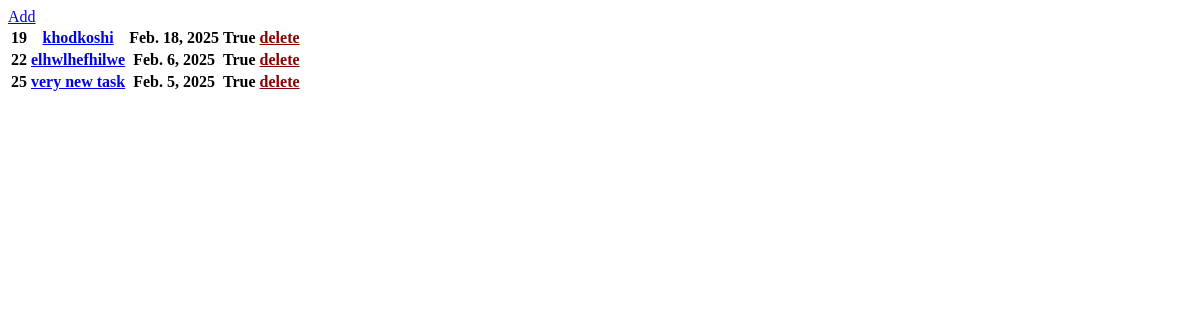
Before: / with the older database file.
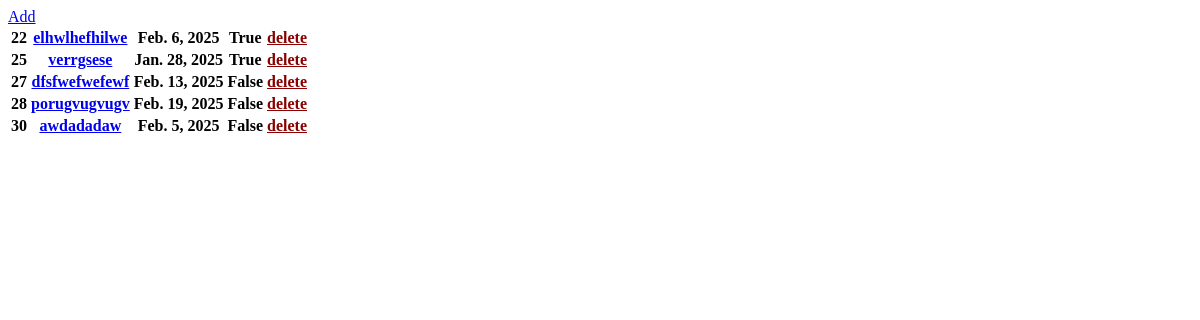
After: the same page with the newer database file.
### Todo/models.py (models this page shows)
class Todo(models.Model):
    name = models.CharField(
        max_length=128,
        default="Unnamed Task",
        validators=[validator_name],
        error_messages={'validators': "Name is too short"}
    )
    checked = models.BooleanField(default=False)
    due_date = models.DateField(default=date.today)
    class Meta:
        verbose_name = "Todo"

### Todo/views.py (the view)
# urls.py: path("", view=todo_home, name="home_todo"),
def todo_home(request):
    context = {
        "todos" : Todo.objects.all(),
        "form" : TaskForm(),
    }
    return render(request , 'index.html' , context=context)

### templates/index.html (shortened to what this page needs)
{% load static %}
<!DOCTYPE html>
<html lang="en">
<head>
</head>
<body>
            <a href="{% url 'create_todo' %}">Add</a>
        <table>
            {% for t in todos %}
                <tr>
                    <th>{{ t.id }}</th>
                    <th><a href="{% url 'update_todo' t.id %}">{{ t.name }}</a></th>
                    <th>{{ t.due_date }}</th>
                    <th>{{ t.checked }}</th>
                    <th><a href="{% url 'delete_todo' t.id %}" style="color: darkred">delete</a></th>
                </tr>
            {% endfor %}
        </table>
</body>
</html>

Changed rows visible on the page:
removed Todo: id "19", name "khodkoshi", due_date "Feb. 18, 2025", checked "True"
changed Todo id 25: name "very new task" → "verrgsese"; due_date "Feb. 5, 2025" → "Jan. 28, 2025"
added Todo: id "27", name "dfsfwefwefewf", due_date "Feb. 13, 2025", checked "False"
added Todo: id "28", name "porugvugvugv", due_date "Feb. 19, 2025", checked "False"
added Todo: id "30", name "awdadadaw", due_date "Feb. 5, 2025", checked "False"
